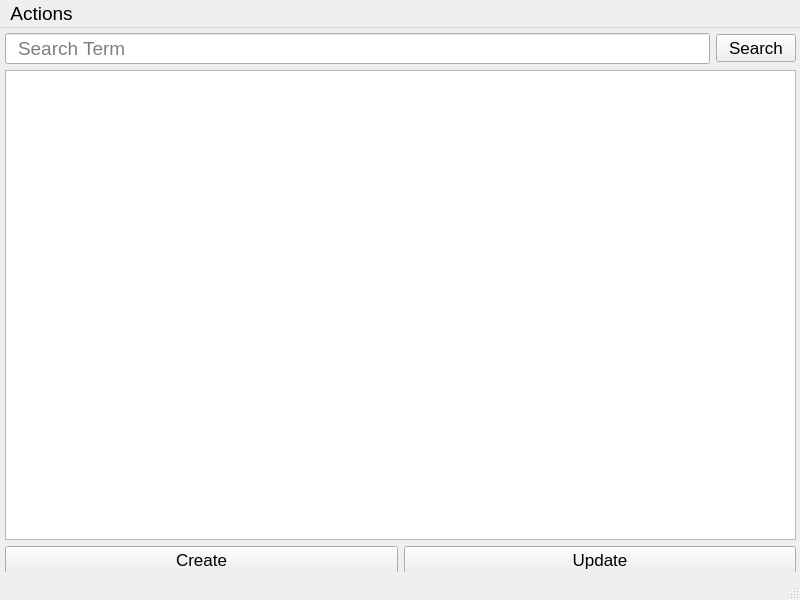
<?xml version="1.0" encoding="UTF-8"?>
<ui version="4.0">
 <class>MainWindow</class>
 <widget class="QMainWindow" name="MainWindow">
  <property name="geometry">
   <rect>
    <x>0</x>
    <y>0</y>
    <width>800</width>
    <height>600</height>
   </rect>
  </property>
  <property name="font">
   <font>
    <pointsize>14</pointsize>
   </font>
  </property>
  <property name="contextMenuPolicy">
   <enum>Qt::NoContextMenu</enum>
  </property>
  <property name="windowTitle">
   <string>Media Library</string>
  </property>
  <property name="windowIcon">
   <iconset>
    <normaloff>icon.JPG</normaloff>icon.JPG</iconset>
  </property>
  <property name="tabShape">
   <enum>QTabWidget::Rounded</enum>
  </property>
  <property name="unifiedTitleAndToolBarOnMac">
   <bool>true</bool>
  </property>
  <widget class="QWidget" name="centralwidget">
   <property name="font">
    <font>
     <pointsize>13</pointsize>
    </font>
   </property>
   <widget class="QWidget" name="verticalLayoutWidget">
    <property name="geometry">
     <rect>
      <x>0</x>
      <y>0</y>
      <width>801</width>
      <height>551</height>
     </rect>
    </property>
    <layout class="QVBoxLayout" name="verticalLayout">
     <property name="leftMargin">
      <number>5</number>
     </property>
     <property name="topMargin">
      <number>5</number>
     </property>
     <property name="rightMargin">
      <number>5</number>
     </property>
     <property name="bottomMargin">
      <number>5</number>
     </property>
     <item>
      <layout class="QHBoxLayout" name="horizontalLayout">
       <item>
        <widget class="QLineEdit" name="search_field">
         <property name="font">
          <font>
           <pointsize>14</pointsize>
           <stylestrategy>PreferAntialias</stylestrategy>
          </font>
         </property>
         <property name="styleSheet">
          <string notr="true">padding: 2 10;
</string>
         </property>
         <property name="placeholderText">
          <string>Search Term</string>
         </property>
         <property name="clearButtonEnabled">
          <bool>true</bool>
         </property>
        </widget>
       </item>
       <item>
        <widget class="QPushButton" name="search_btn">
         <property name="font">
          <font>
           <pointsize>13</pointsize>
          </font>
         </property>
         <property name="text">
          <string>Search</string>
         </property>
         <property name="icon">
          <iconset theme="zoom-in"/>
         </property>
         <property name="shortcut">
          <string>Ctrl+Shift+S</string>
         </property>
        </widget>
       </item>
      </layout>
     </item>
     <item>
      <widget class="QTableWidget" name="libraries_table"/>
     </item>
     <item>
      <layout class="QHBoxLayout" name="horizontalLayout_2">
       <item>
        <widget class="QPushButton" name="create_btn">
         <property name="text">
          <string>Create</string>
         </property>
        </widget>
       </item>
       <item>
        <widget class="QPushButton" name="update_btn">
         <property name="text">
          <string>Update</string>
         </property>
        </widget>
       </item>
      </layout>
     </item>
    </layout>
   </widget>
  </widget>
  <widget class="QMenuBar" name="menubar">
   <property name="geometry">
    <rect>
     <x>0</x>
     <y>0</y>
     <width>800</width>
     <height>24</height>
    </rect>
   </property>
   <widget class="QMenu" name="menuSearch">
    <property name="title">
     <string>Actions</string>
    </property>
    <addaction name="actionSearch"/>
    <addaction name="separator"/>
    <addaction name="actionCreate"/>
    <addaction name="actionUpdate"/>
   </widget>
   <addaction name="menuSearch"/>
  </widget>
  <widget class="QStatusBar" name="statusbar"/>
  <action name="actionSearch">
   <property name="text">
    <string>Search</string>
   </property>
   <property name="shortcut">
    <string>Ctrl+Shift+S</string>
   </property>
  </action>
  <action name="actionCreate">
   <property name="text">
    <string>Create</string>
   </property>
   <property name="shortcut">
    <string>Ctrl+Shift+C</string>
   </property>
  </action>
  <action name="actionUpdate">
   <property name="text">
    <string>Update</string>
   </property>
   <property name="shortcut">
    <string>Ctrl+Shift+U</string>
   </property>
  </action>
 </widget>
 <resources/>
 <connections/>
</ui>
